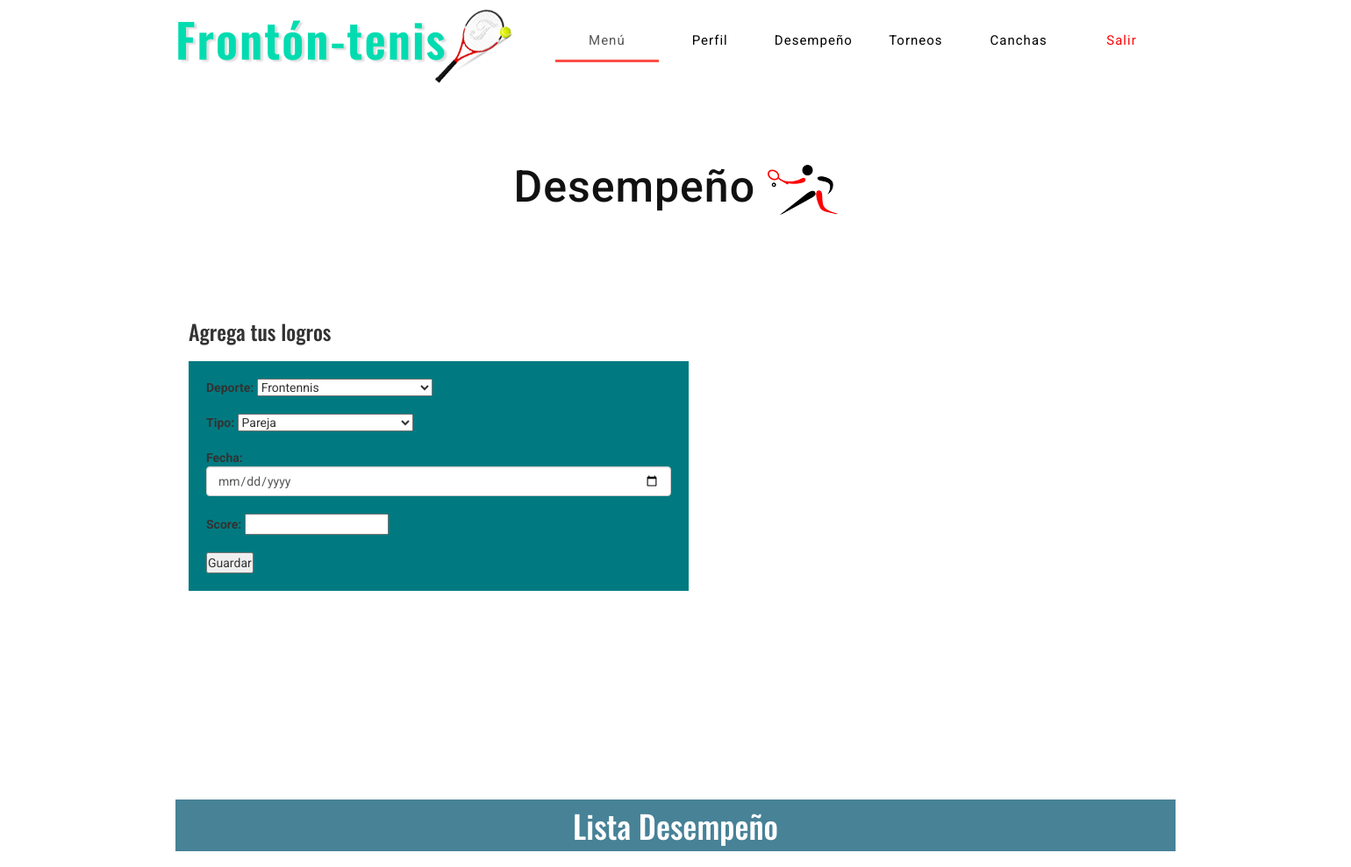
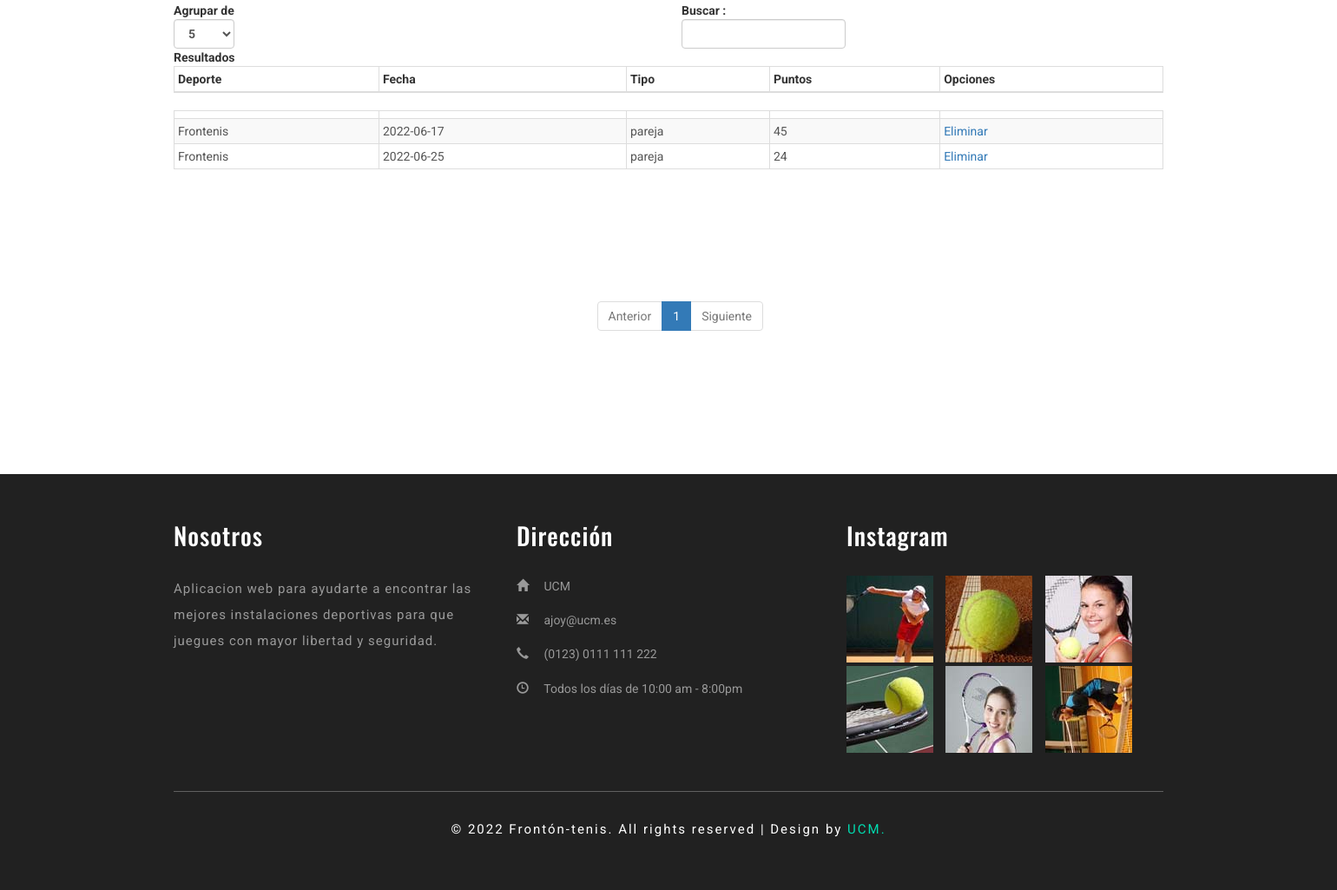
The app's page /Fronton-Tenis/view/desempeño.php (signed in) with its own data (2 pictures, top to bottom).
### Fronton-Tenis/view/desempeño.php (the view, shortened to what this page needs)
<?php include '../controller/dbconnect.php';
		?>
		<?php
	$id = $_SESSION['usr_id'];
	 ?>
<!DOCTYPE html>
<html lang="zxx">
<head>
	<link rel="stylesheet" href="../css/estilo.css">
	<link rel="stylesheet" href="css/chocolat.css" type="text/css" media="all">
	<link rel="stylesheet" href="../css/bootstrap.css">
	<link rel="stylesheet" href="../css/font-awesome.css">
	<link href="../css/style.css" rel="stylesheet" type="text/css" media="all">
</head>
<body>
	<div class="header">
		<div class="header-left">
			<div class="container">
				<nav class="navbar navbar-default">
					<div class="navbar-header">
						<div class="logo">
							<h1>
								<a href="index.html">
								Frontón-tenis
									<img class="logo-position" src="../images/logo4.png" alt="" />
								</a>
							</h1>
						</div>
					</div>
					<div class="collapse navbar-collapse nav-wil" id="bs-example-navbar-collapse-1">
						<nav class="link-effect-9" id="link-effect-9">
							<ul class="nav navbar-nav">
								<li class="active">
								<a class="" href="perfil1.php">Menú</a>
								</li>
								<li>
								<a class="" href="perfildp.php">Perfil</a>
								</li>
								<li>
									<a href="">Desempeño</a>
								</li>
								<li>
									<a href="torneos.php">Torneos</a>
								</li>
								<li>
									<a href="canchas.php" >Canchas</a>
								</li>
                                 <li>
                                 <a  class="active" style="align:right;color: red;" href="logout.php">Salir</a>
								</li>
							</ul>
						</nav>
					</div>
				</nav>
			</div>
		</div>
	</div>
	<div class="news-section" id="event">
		<div class="container">
			<h3 class="title">Desempeño
				<img src="../images/logo2.png" alt="" />
			</h3>
		  <div class="services" id="services">
            <div class="container" >
			    <h3>Agrega tus logros </h3><br>
				<form action="../model/add-desemp.php" method="POST" enctype="multipart/form-data">
					<div style="background-color: #007a80;padding: 20px;" class="col-md-6 left-services-agile">
                         <label for="exampleFormControlTextarea1" class="contact-p1">Deporte:</label>
							<select  name="id_sport" style="width: 200px;">
								<?php
									$mysqli = "SELECT * FROM sport ";
									$bcategory = $con -> query ($mysqli);
									while ($valores = $bcategory->fetch_array()) {
									   echo '<option value="'.$valores['id_sport'].'">'.$valores['nom_sport'].'</option>';
									}
								?>
							</select><br><br>
						<label for="exampleFormControlTextarea1" class="contact-p1">Tipo:</label>
							<select  name="tipo" style="width: 200px;">
								<option value="pareja">Pareja</option>
							</select><br><br>
                        <label for="exampleFormControlTextarea1" class="contact-p1">Fecha:</label>
							 <input type="date" class="form-control" name="fecha"  placeholder="" aria-label="Fecha"><br>
						<label for="exampleFormControlTextarea1" class="contact-p1">Score:</label>
							<input type="number"  name="score"  placeholder="" required><br><br>
							<input type="submit" value="Guardar">
					</div>
			    </form>
				   <div class="col-md-6 agileits_updates_grid_right">
					   <div id="piechart_3d" style="width: 900px; height: 500px;"></div>
					</div>
				</div>
					<div class="container5" >
					    <h1 style="background-color: #478297;padding:10px;color:white"> <center>Lista Desempeño</center></h1><br>
						<table id="tablax" class="table table-striped table-bordered" style="width:100%">
						    <thead>
								<th>Deporte</th>
								<th>Fecha</th>
								<th>Tipo</th>
								<th>Puntos</td>
								<th>Opciones</th>
							</thead>
							<tbody>
								<?php
									$query="SELECT * FROM desempeño WHERE id_usuario='$id'";
									$resultado=$con->query($query);
									while ($mostrar=$resultado->fetch_assoc()){
								?>
								<tr>
									<td>
										<?php
											if($mostrar['id_sport']==1){
												echo 'Frontenis';
												}else{
												echo 'Frontón';
												}
										?>
									</td>
										<td><?php echo $mostrar['fecha']?></td>
										<td><?php echo $mostrar['tipo']?></td>
										<td><?php echo $mostrar['score']?></td>
										<td><a href="../model/eliminar-ds.php?id_desc=<?php echo $mostrar['id_desc']?>">Eliminar</a></td>
								</tr>
									  <?php
									    }
									  ?>
							</tbody>
						</table>
					</div>
	        </div>
	    </div>
    </div>
</body>
<div class="footer">
		<div class="container">
			<div class="col-xs-4 agileinfo_footer_grid">
				<h4>Nosotros</h4>
				<p>Aplicacion web para ayudarte a encontrar las mejores instalaciones deportivas para que juegues con mayor libertad y seguridad.
				</p>
			</div>
			<div class="col-xs-4 agileinfo_footer_grid">
				<h4>Dirección</h4>
				<ul>
					<li>
						<span class="glyphicon glyphicon-home" aria-hidden="true"></span> UCM</li>
					<li>
						<span class="glyphicon glyphicon-envelope" aria-hidden="true"></span>
						<a href="mailto:info@example.com">ajoy@ucm.es</a>
					</li>
					<li>
						<span class="glyphicon glyphicon-earphone" aria-hidden="true"></span> (0123) 0111 111 222</li>
					<li>
						<span class="glyphicon glyphicon-time" aria-hidden="true"></span> Todos los días de 10:00 am - 8:00pm </li>
				</ul>
			</div>
			<div class="col-xs-4 agileinfo_footer_grid">
				<h4>Instagram </h4>
				<div class="agileinfo_footer_grid1">
					<a href="#">
						<img src="../images/f1.jpg" alt=" " class="img-responsive">
					</a>
				</div>
				<div class="agileinfo_footer_grid1">
					<a href="#">
						<img src="../images/f2.jpg" alt=" " class="img-responsive">
					</a>
				</div>
				<div class="agileinfo_footer_grid1">
					<a href="#">
						<img src="../images/f3.jpg" alt=" " class="img-responsive">
					</a>
				</div>
				<div class="agileinfo_footer_grid1">
					<a href="#">
						<img src="../images/f4.jpg" alt=" " class="img-responsive">
					</a>
				</div>
				<div class="agileinfo_footer_grid1">
					<a href="#">
						<img src="../images/f5.jpg" alt=" " class="img-responsive">
					</a>
				</div>
				<div class="agileinfo_footer_grid1">
					<a href="#">
						<img src="../images/f6.jpg" alt=" " class="img-responsive">
					</a>
				</div>
			</div>
			<div class="clearfix"> </div>
			<div class="w3agile_footer_copy">
				<p>© 2022 Frontón-tenis. All rights reserved | Design by
					<a href="">UCM.</a>
				</p>
			</div>
		</div>
	</div>
</body>
</html>

### Fronton-Tenis/css/estilo.css (style rules this page uses)
h3.title { color: #111; font-size: 50px !important; margin-bottom: 1em; letter-spacing: 1px; }
* { padding: 0; margin: 0px; box-sizing: border-box; }
body { font-family: 'Arial',sans-serif; font-size: 16px; background: #f2f2f2; }
a { text-decoration: none; }
table { width: 100%; border-collapse: collapse; }
table tr td { border:1px solid #ccc; padding: 7px; font-size: 14px; color: #555; }

### Fronton-Tenis/css/chocolat.css (style rules this page uses)
body { margin:0; padding:0; }

### Fronton-Tenis/css/style.css (style rules this page uses)
th,td { padding: 0.4rem !important; }
.title { text-align: center; font-size:40px; color:#6a6a6a; margin-top:10px; font-family:'Roboto',sans-serif; }
body { padding: 0; margin: 0; background: #fff; position: relative; font-weight: 400; font-family: 'Roboto', sans-serif; }
body a { transition: 0.5s all; -webkit-transition: 0.5s all; -moz-transition: 0.5s all; -o-transition: 0.5s all; -ms-transition: 0.5s all; }
input[type="button"], input[type="submit"] { transition: 0.5s all; -webkit-transition: 0.5s all; -moz-transition: 0.5s all; -o-transition: 0.5s all; -ms-transition: 0.5s all; }
h1, h2, h3, h4, h5, h6 { margin: 0; font-family: 'Oswald', sans-serif; }
p { margin: 0; font-family: 'Roboto', sans-serif; letter-spacing: 1px; font-size: 15px; color: #999; line-height: 1.8em; }
ul { margin: 0; padding: 0; }
label { margin: 0; }
.header { margin: 10px 0; }
.logo h1 a { color: #00dcb0; font-size: 53px; text-decoration: none; font-weight: 600; letter-spacing: 2px; font-family: 'Oswald', sans-serif; text-shadow: 3px 2px 2px rgba(0, 0, 0, 0.14); }
.logo-position { display: inline-block; margin-left: -30px; }
.navbar-default .navbar-nav>.active>a, .navbar-default .navbar-nav>.active>a:hover, .navbar-default .navbar-nav>.active>a:focus { background: none; border-bottom: 3px solid #fd4f47; padding-bottom: 12px; }
.navbar-collapse { padding: 0; }
.navbar-default .navbar-collapse, .navbar-default .navbar-form { border: none; }
.navbar-default { background-color: transparent; }
.navbar { border-radius: 0; margin-bottom: 0; }
.navbar-default { background: none; border: none; }
.navbar-default .navbar-nav>li>a { color: #000; letter-spacing: 1px; font-family: 'Roboto', sans-serif; font-size: 15px; font-weight: 400; padding: 0 15px 15px; }
.navbar { margin-bottom: 0px; border: transparent; border-radius: 0px; }
.navbar-nav { float: right; margin: 0; width: 62%; text-align: center; margin-top: 26px; }
.navbar-nav>li { float: left; width: 16.6%; }
.header-left { margin-top: 10px; }
.about, .services, .team, .news-section, .contact, .gallery { padding: 5em 0; }
h3.title { color: #111; font-size: 50px; margin-bottom: 1em; letter-spacing: 1px; }
.footer { background: #212121; padding: 4em 0; }
.agileinfo_footer_grid h4 { font-size: 28px; color: #fff; margin-bottom: 30px; letter-spacing: 1px; }
.agileinfo_footer_grid ul li { list-style-type: none; margin-bottom: 1em; font-size: 14px; line-height: 1.8em; color: #999; padding-left: 1em; }
.agileinfo_footer_grid ul li span { left: -1em; }
.agileinfo_footer_grid ul li a { color: #999; text-decoration: none; }
.agileinfo_footer_grid1 { float: left; width: 31.45%; margin: 0 0.3em .3em 0em; }
.w3agile_footer_copy { padding-top: 30px; border-top: 1px solid #606060; text-align: center; margin-top: 40px; }
.w3agile_footer_copy p { color: #fff; letter-spacing: 2px; }
.w3agile_footer_copy p a { color: #00dcb0; text-decoration: none; }
.agileinfo_footer_grid:nth-child(1) { padding: 0 2em 0 0; }
.agileinfo_footer_grid p { color: #999; line-height: 2em; }

### records on screen
desempeño: shows "Frontenis", fecha "2022-06-17", tipo "pareja", score "45"
desempeño: shows "Frontenis", fecha "2022-06-25", tipo "pareja", score "24"

### other values on screen
form field id_sport "Frontennis"
